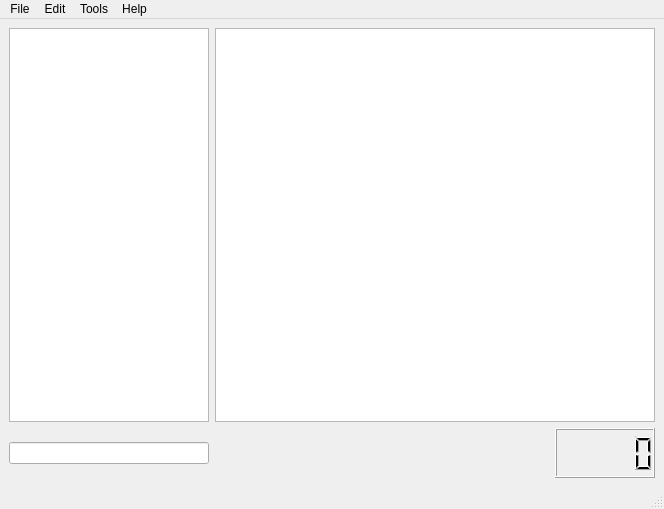
<?xml version="1.0" encoding="UTF-8"?>
<ui version="4.0">
 <class>CheckoutWindow</class>
 <widget class="QMainWindow" name="CheckoutWindow">
  <property name="geometry">
   <rect>
    <x>0</x>
    <y>0</y>
    <width>664</width>
    <height>509</height>
   </rect>
  </property>
  <property name="windowTitle">
   <string>ParkingPOS - Caseta</string>
  </property>
  <widget class="QWidget" name="centralwidget">
   <layout class="QVBoxLayout" name="verticalLayout">
    <item>
     <layout class="QHBoxLayout" name="horizontalLayout_2">
      <item>
       <widget class="QTextBrowser" name="textBrowser">
        <property name="maximumSize">
         <size>
          <width>200</width>
          <height>16777215</height>
         </size>
        </property>
       </widget>
      </item>
      <item>
       <widget class="QTableView" name="tableView"/>
      </item>
     </layout>
    </item>
    <item>
     <layout class="QHBoxLayout" name="horizontalLayout">
      <item>
       <widget class="QLineEdit" name="lineEdit">
        <property name="maximumSize">
         <size>
          <width>200</width>
          <height>16777215</height>
         </size>
        </property>
       </widget>
      </item>
      <item>
       <spacer name="horizontalSpacer">
        <property name="orientation">
         <enum>Qt::Horizontal</enum>
        </property>
        <property name="sizeHint" stdset="0">
         <size>
          <width>40</width>
          <height>20</height>
         </size>
        </property>
       </spacer>
      </item>
      <item>
       <widget class="QLCDNumber" name="lcdNumber">
        <property name="minimumSize">
         <size>
          <width>100</width>
          <height>50</height>
         </size>
        </property>
       </widget>
      </item>
     </layout>
    </item>
   </layout>
  </widget>
  <widget class="QMenuBar" name="menubar">
   <property name="geometry">
    <rect>
     <x>0</x>
     <y>0</y>
     <width>664</width>
     <height>20</height>
    </rect>
   </property>
   <widget class="QMenu" name="menuFile">
    <property name="title">
     <string>File</string>
    </property>
    <addaction name="actionQuit"/>
   </widget>
   <widget class="QMenu" name="menuEdit">
    <property name="title">
     <string>Edit</string>
    </property>
    <addaction name="actionPreferences"/>
    <addaction name="actionTicket"/>
    <addaction name="actionShortage_Ticket"/>
   </widget>
   <widget class="QMenu" name="menuTools">
    <property name="title">
     <string>Tools</string>
    </property>
    <addaction name="actionDatabase_Administrator"/>
   </widget>
   <widget class="QMenu" name="menuHelp">
    <property name="title">
     <string>Help</string>
    </property>
    <addaction name="actionReference_Manual"/>
    <addaction name="actionAbout_ParkingPOS"/>
   </widget>
   <addaction name="menuFile"/>
   <addaction name="menuEdit"/>
   <addaction name="menuTools"/>
   <addaction name="menuHelp"/>
  </widget>
  <widget class="QStatusBar" name="statusbar"/>
  <action name="actionReference_Manual">
   <property name="text">
    <string>Reference Manual</string>
   </property>
  </action>
  <action name="actionAbout_ParkingPOS">
   <property name="text">
    <string>About ParkingPOS</string>
   </property>
  </action>
  <action name="actionDatabase_Administrator">
   <property name="text">
    <string>Database Administrator</string>
   </property>
  </action>
  <action name="actionTicket_Designer">
   <property name="text">
    <string>Ticket Designer</string>
   </property>
  </action>
  <action name="actionPreferences">
   <property name="text">
    <string>Preferences</string>
   </property>
  </action>
  <action name="actionTicket">
   <property name="text">
    <string>Ticket</string>
   </property>
  </action>
  <action name="actionShortage_Ticket">
   <property name="text">
    <string>Shortage Ticket</string>
   </property>
  </action>
  <action name="actionQuit">
   <property name="text">
    <string>Quit</string>
   </property>
  </action>
 </widget>
 <resources/>
 <connections/>
</ui>
